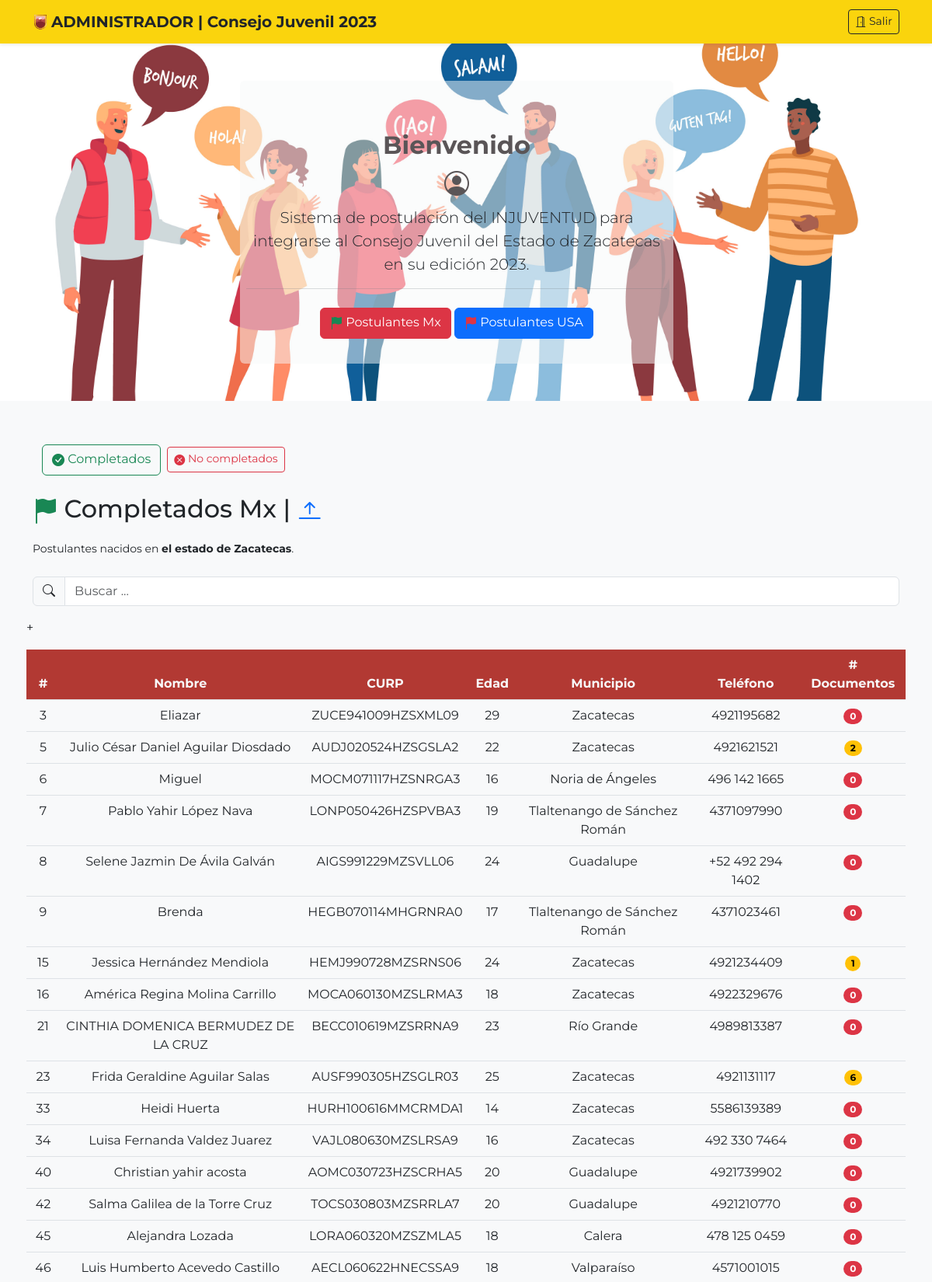
Page /sistema/admin/no_completados.php (upper part) on the committed database.
### tables this page shows
CREATE TABLE `usr` (
  `id` int(11) NOT NULL,
  `usr` varchar(36) DEFAULT NULL,
  `pwd` varchar(100) DEFAULT NULL,
  `perfil` int(11) DEFAULT NULL,
  `curp` varchar(18) DEFAULT NULL,
  `nombre` varchar(100) DEFAULT NULL,
  `edad` int(11) DEFAULT NULL,
  `municipio` int(11) DEFAULT NULL,
  `telefono` varchar(30) DEFAULT NULL,
  `categoria` int(11) DEFAULT NULL
);

CREATE TABLE `municipio` (
  `id` int(11) NOT NULL,
  `municipio` varchar(50) NOT NULL
);

### sistema/admin/query/lista_postulantes_general_no_completados.php (the view)
<?php
include('qc.php');
$sqlPostulantes ="SELECT * FROM usr WHERE perfil = 1";
$resultadoSQL = $conn->query($sqlPostulantes);
$x = 0;
while($rowSQL = $resultadoSQL->fetch_assoc()){
    $x++;
    $idDocs = $rowSQL['id'];
    $contador = "SELECT COUNT(documento) AS contar FROM documentos WHERE id_ext = '$idDocs'";
    $resultadoContar = $conn->query($contador);
    $rowContar = $resultadoContar -> fetch_assoc();
    $numero = $rowContar['contar'];
    if($numero<9){
    echo'
    <tr>
        <td>'.$x.'</td>
        <td>'.$rowSQL['nombre'].'</td>
        <td>'.$rowSQL['curp'].'</td>
        <td>'.$rowSQL['edad'].'</td>';
        $mun = $rowSQL['municipio'];
    $sqlMunicipio = "SELECT * FROM municipio WHERE id = '$mun'";
    $resultadoMunicipio = $conn -> query($sqlMunicipio);
    $rowMunicipio = $resultadoMunicipio->fetch_assoc();
    echo'
        <td>'.$rowMunicipio['municipio'].'</td>
        ';
    echo'
        <td>'.$rowSQL['telefono'].'</td>
        <td>
            <a href="listado_docs.php?id='.$rowSQL['id'].'">';
        if ($numero == 0){
            echo'
            <span class="badge rounded-pill text-bg-danger">
            ';
        }
        else if ($numero == 1 || $numero == 2 || $numero == 3 || $numero == 4 || $numero == 5 || $numero == 6 || $numero == 7 || $numero == 8){
            echo'
            <span class="badge rounded-pill text-bg-warning">
            ';
        }
        else if ($numero == 9){
            echo'
            <span class="badge rounded-pill text-bg-primary">
            ';
        }
            echo'
                '.$numero.'
            </span>
            </a>
        </td>
    </tr>
';
}
}
?>

### sistema/admin/no_completados.php (style rules this page uses)
body { font-family: 'Montserrat', sans-serif; }

### rows in the picture
usr: nombre "Eliazar", curp "ZUCE941009HZSXML09", edad "29", municipio.municipio "Zacatecas", telefono "4921195682", numero "0"
usr: nombre "Julio César Daniel Aguilar Diosdado", curp "AUDJ020524HZSGSLA2", edad "22", municipio.municipio "Zacatecas", telefono "4921621521", numero "2"
usr: nombre "Miguel", curp "MOCM071117HZSNRGA3", edad "16", municipio.municipio "Noria de Ángeles", telefono "496 142 1665", numero "0"
usr: nombre "Pablo Yahir López Nava", curp "LONP050426HZSPVBA3", edad "19", municipio.municipio "Tlaltenango de Sánchez Román", telefono "4371097990", numero "0"
usr: nombre "Selene Jazmin De Ávila Galván", curp "AIGS991229MZSVLL06", edad "24", municipio.municipio "Guadalupe", telefono "+52 492 294 1402", numero "0"
usr: nombre "Brenda", curp "HEGB070114MHGRNRA0", edad "17", municipio.municipio "Tlaltenango de Sánchez Román", telefono "4371023461", numero "0"
usr: nombre "Jessica Hernández Mendiola", curp "HEMJ990728MZSRNS06", edad "24", municipio.municipio "Zacatecas", telefono "4921234409", numero "1"
usr: nombre "América Regina Molina Carrillo", curp "MOCA060130MZSLRMA3", edad "18", municipio.municipio "Zacatecas", telefono "4922329676", numero "0"
usr: nombre "CINTHIA DOMENICA BERMUDEZ DE LA CRUZ", curp "BECC010619MZSRRNA9", edad "23", municipio.municipio "Río Grande", telefono "4989813387", numero "0"
usr: nombre "Frida Geraldine Aguilar Salas", curp "AUSF990305HZSGLR03", edad "25", municipio.municipio "Zacatecas", telefono "4921131117", numero "6"
usr: nombre "Heidi Huerta", curp "HURH100616MMCRMDA1", edad "14", municipio.municipio "Zacatecas", telefono "5586139389", numero "0"
usr: nombre "Luisa Fernanda Valdez Juarez", curp "VAJL080630MZSLRSA9", edad "16", municipio.municipio "Zacatecas", telefono "492 330 7464", numero "0"
usr: nombre "Christian yahir acosta", curp "AOMC030723HZSCRHA5", edad "20", municipio.municipio "Guadalupe", telefono "4921739902", numero "0"
usr: nombre "Salma Galilea de la Torre Cruz", curp "TOCS030803MZSRRLA7", edad "20", municipio.municipio "Guadalupe", telefono "4921210770", numero "0"
usr: nombre "Alejandra Lozada", curp "LORA060320MZSZMLA5", edad "18", municipio.municipio "Calera", telefono "478 125 0459", numero "0"
usr: nombre "Luis Humberto Acevedo Castillo", curp "AECL060622HNECSSA9", edad "18", municipio.municipio "Valparaíso", telefono "4571001015", numero "0"
